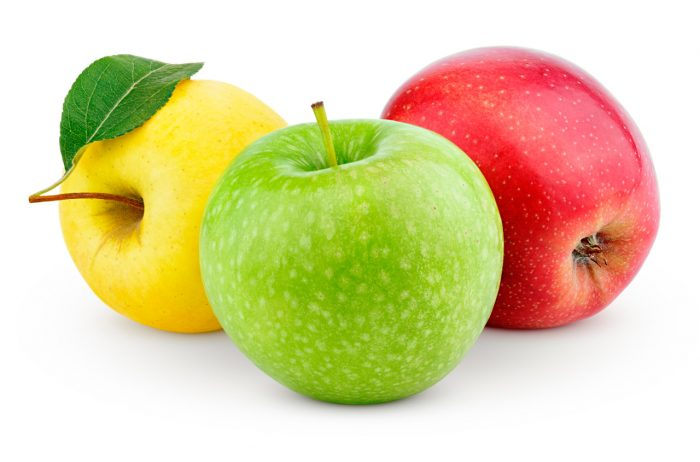
//> input picture Images/apples.jpg, 700 x 462 px
$ ./canny   (built with g++ and OpenCV 4)
//> lines starting //> are read from the running program, lines starting //| are printed output that depends on the picture
#include <iostream>
#include <opencv2/opencv.hpp>

using namespace std;
using namespace cv;

float **gradDir;

Mat roberts(Mat src)
{
	Mat out = src.clone();
	int g_x[] = {0, 0, 0,
				 0, -1, 0,
				 0, 0, 1};
	int g_y[] = {0, 0, 0,
				 0, 0, -1,
				 0, 1, 0};

	for (int i = 1; i < src.rows - 1; i++)
	{
		for (int j = 1; j < src.cols - 1; j++)
		{
			int gradX = 0, gradY = 0, index = 0;

			for (int x = -1; x < 2; x++)
			{
				for (int y = -1; y < 2; y++)
				{
					gradX += src.at<uchar>(i + x, j + y) * g_x[index];
					gradY += src.at<uchar>(i + x, j + y) * g_y[index++];
				}
			}

			gradDir[i][j] = atan2(gradY, gradX);
			out.at<uchar>(i, j) = abs(gradX) + abs(gradY);
		}
	}

	return out;
}

Mat sopp(Mat src)
{
	Mat out = src.clone();

	for (int i = 1; i < src.rows - 1; i++)
	{
		for (int j = 1; j < src.cols - 1; j++)
		{
			if (gradDir[i][j] > (3 / 4) / M_PI)
			{
				if (src.at<uchar>(i, j) < src.at<uchar>(i - 1, j) ||
					src.at<uchar>(i, j) < src.at<uchar>(i + 1, j) ||
					src.at<uchar>(i, j) < src.at<uchar>(i, j - 1) ||
					src.at<uchar>(i, j) < src.at<uchar>(i, j + 1))
					out.at<uchar>(i, j) = 0;
			}
		}
	}

	return out;
}

Mat canny(Mat src, int min, int max)
{
	Mat out = src.clone();

	for (int i = 1; i < src.rows - 1; i++)
	{
		for (int j = 1; j < src.cols - 1; j++)
		{
			if (src.at<uchar>(i, j) < min)
				out.at<uchar>(i, j) = 0;
			else if (src.at<uchar>(i, j) > max)
				out.at<uchar>(i, j) = 255;
			else if (src.at<uchar>(i - 1, j) > max ||
					 src.at<uchar>(i + 1, j) > max ||
					 src.at<uchar>(i, j) > max ||
					 src.at<uchar>(i, j + 1) > max)
				out.at<uchar>(i, j) = 255;
			else
				out.at<uchar>(i, j) = 0;
		}
	}

	return out;
}

int main()
{
	Mat src = imread("./Images/apples.jpg", 0);
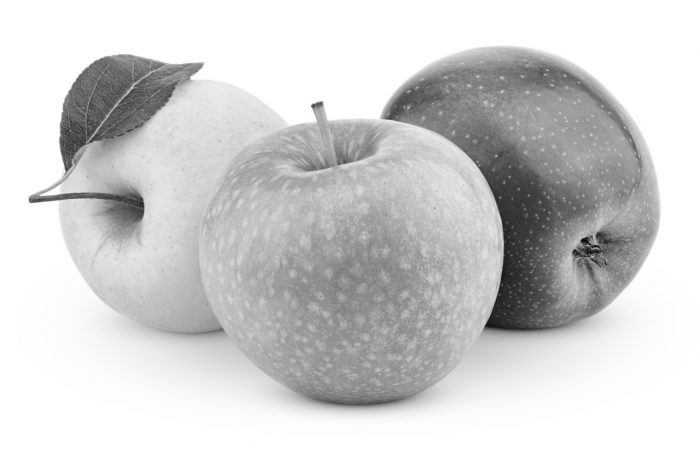
//> src: 462 rows x 700 cols, CV_8UC1; min 6, max 255, mean 208.1

	gradDir = new float *[src.rows];
	for (int i = 0; i < src.rows; i++)
		gradDir[i] = new float[src.cols];

	blur(src, src, Size(3, 3));
	src = roberts(src);
//> after the loop in roberts, `for (int i = 1; i < src.rows - 1; i++)`:
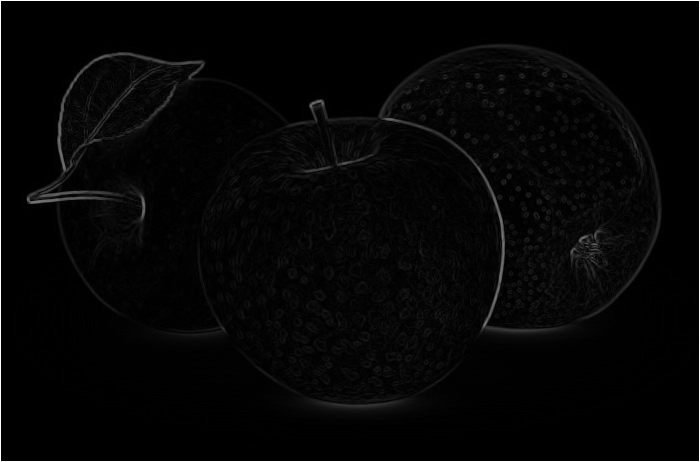
//> out: 462 rows x 700 cols, CV_8UC1; min 0, max 255, mean 6.2
	src = sopp(src);
	src = canny(src, 4, 10);
//> after the loop in canny, `for (int i = 1; i < src.rows - 1; i++)`:
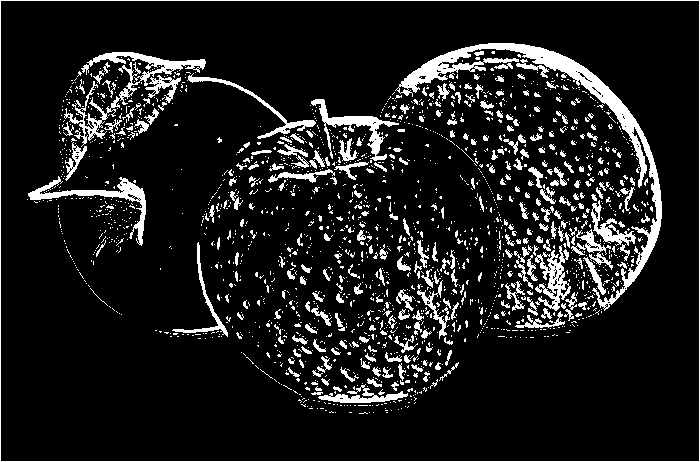
//> out: 462 rows x 700 cols, CV_8UC1; min 0, max 255, mean 28.2

	imshow("Canny", src);
	waitKey(0);
}

$ run again, with Images/f1.jpg copied over Images/apples.jpg
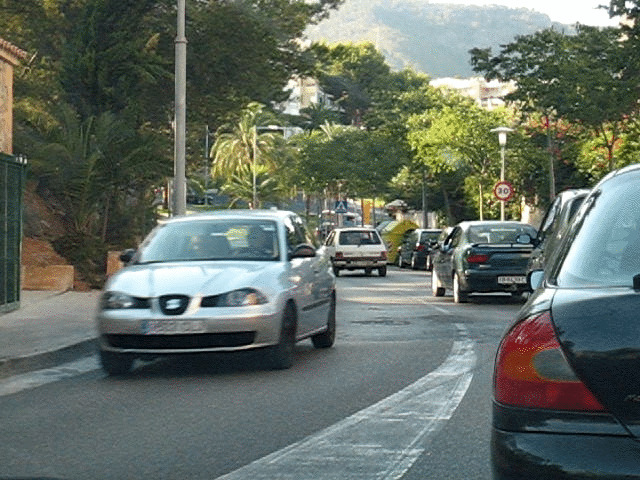
//> input picture Images/f1.jpg, 640 x 480 px
//> after the loop in sopp, `for (int i = 1; i < src.rows - 1; i++)`:
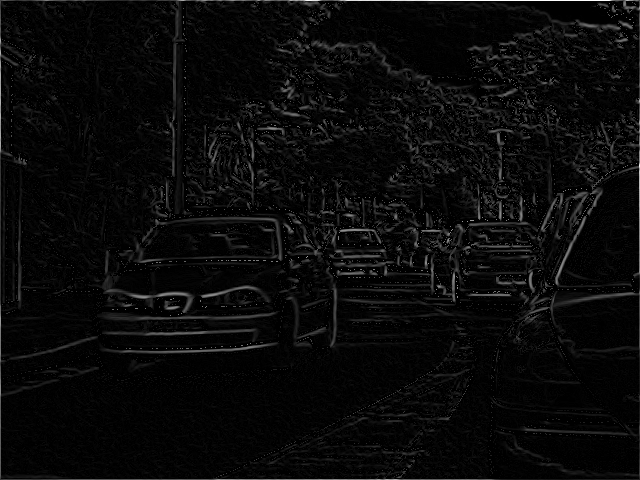
//> out: 480 rows x 640 cols, CV_8UC1; min 0, max 254, mean 9.6
//> after the loop in canny, `for (int i = 1; i < src.rows - 1; i++)`:
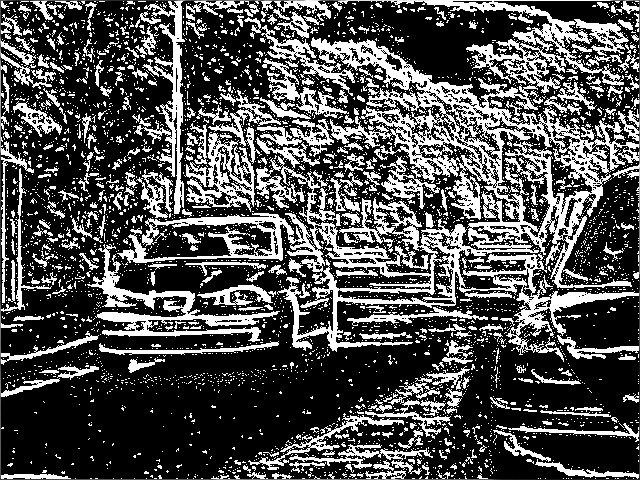
//> out: 480 rows x 640 cols, CV_8UC1; min 0, max 255, mean 79.1
